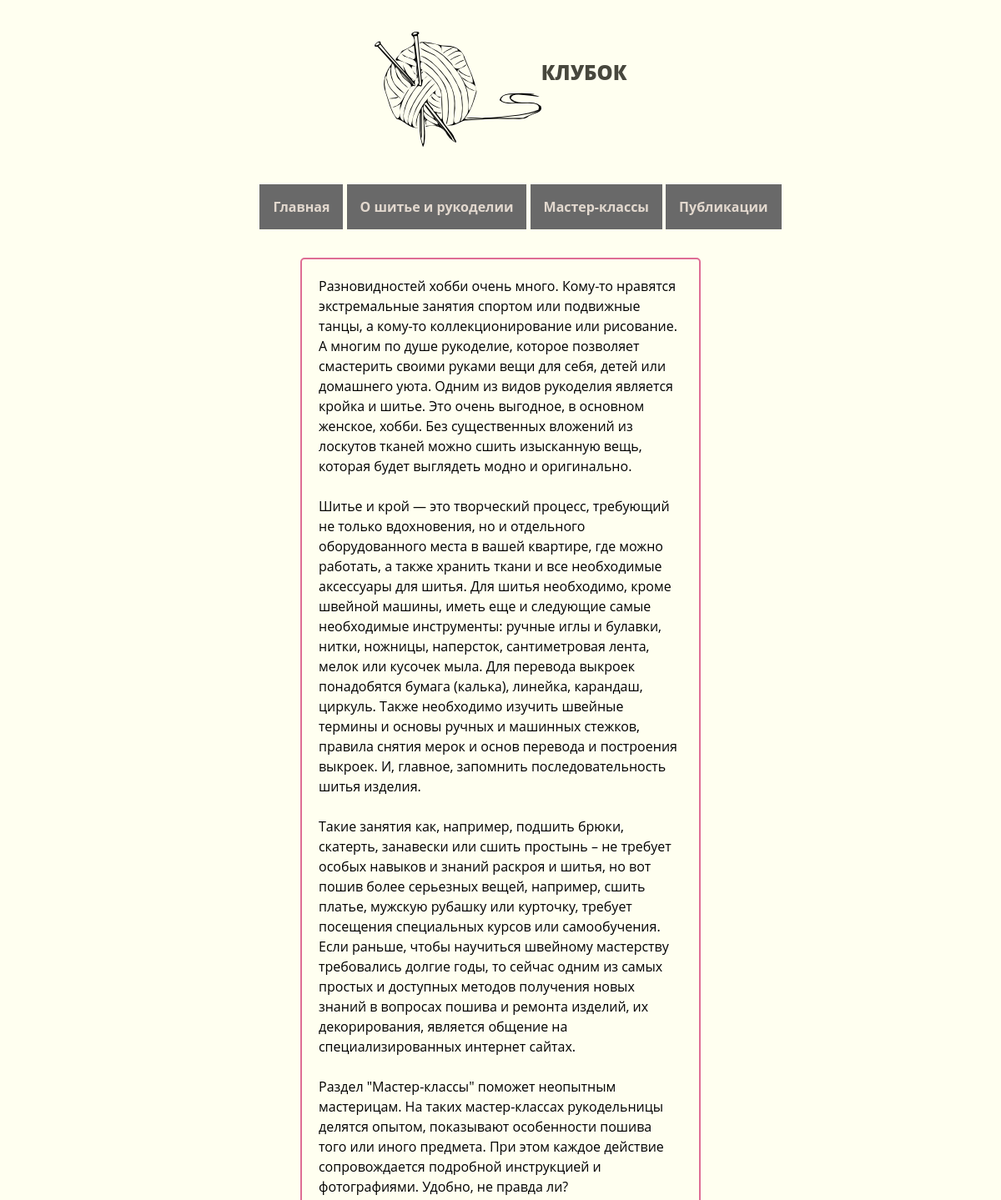
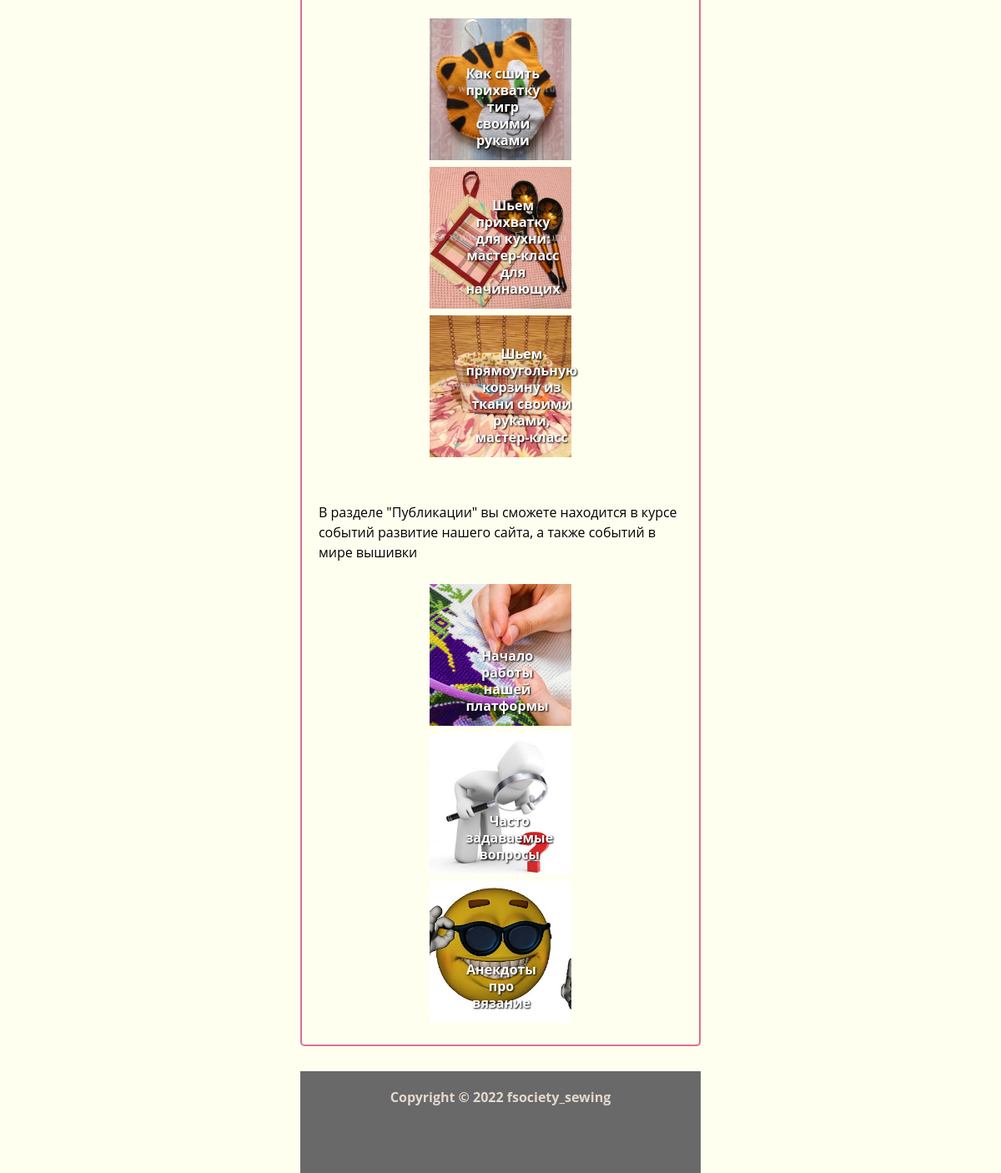
The page / on the database its author committed (2 pictures, top to bottom).
### Sewing_site/models.py (models this page shows, shortened)
class MasterClass(models.Model):
	photo_of_preview_master_class = models.ImageField("Изображение заставки мастеркласс", upload_to = 'photo_of_preview_masterclass/')
	date_of_master_class = models.DateField("Дата публикации", default = date.today)
	title_of_master_class = models.CharField("Название мастер класса", max_length = 64)
	text_of_master_class = models.TextField("Текст к изображению")
	class Meta:
		verbose_name = "Мастер-класс"
		verbose_name_plural = "Мастер-классы"

class Post(models.Model):
	photo_of_preview_post = models.ImageField("Изображение заставки статьи", upload_to = 'photo_of_preview_post/' )
	date_of_post = models.DateField("Дата статьи", default = date.today)
	name_of_post = models.CharField("Название статьи", max_length = 64)
	text_of_post = models.TextField("Текст статьи")
	class Meta:
		verbose_name = "Статья"
		verbose_name_plural = "Статьи"

### Sewing_site/views.py (the view)
# urls.py: path('', views.index, name = "index"),
def index(request):
	Post_list = Post.objects.all()
	MasterClass_list = MasterClass.objects.all()
	return render (request, 'Sewing_site/home.html', {'Post_list': Post_list[:3], 'MasterClass_list': MasterClass_list[:3]})

### Sewing_site/templates/Sewing_site/home.html (shortened to what this page needs)
{% extends 'Sewing_site/base.html' %}
{% block content%}
<div class = "content-text">
<p>Разновидностей хобби очень много. Кому-то нравятся экстремальные занятия спортом или подвижные танцы, а кому-то коллекционирование или рисование. А многим по душе рукоделие, которое позволяет смастерить своими руками вещи для себя, детей или домашнего уюта. Одним из видов рукоделия является кройка и шитье. Это очень выгодное, в основном женское, хобби. Без существенных вложений из лоскутов тканей можно сшить изысканную вещь, которая будет выглядеть модно и оригинально.<br><br>
Шитье и крой — это творческий процесс, требующий не только вдохновения, но и отдельного оборудованного места в вашей квартире, где можно работать, а также хранить ткани и все необходимые аксессуары для шитья. Для шитья необходимо, кроме швейной машины, иметь еще и следующие самые необходимые инструменты: ручные иглы и булавки, нитки, ножницы, наперсток, сантиметровая лента, мелок или кусочек мыла. Для перевода выкроек понадобятся бумага (калька), линейка, карандаш, циркуль. Также необходимо изучить швейные термины и основы ручных и машинных стежков, правила снятия мерок и основ перевода и построения выкроек. И, главное, запомнить последовательность шитья изделия.<br><br>
Такие занятия как, например, подшить брюки, скатерть, занавески или сшить простынь – не требует особых навыков и знаний раскроя и шитья, но вот пошив более серьезных вещей, например, сшить платье, мужскую рубашку или курточку, требует посещения специальных курсов или самообучения. Если раньше, чтобы научиться швейному мастерству требовались долгие годы, то сейчас одним из самых простых и доступных методов получения новых знаний в вопросах пошива и ремонта изделий, их декорирования, является общение на специализированных интернет сайтах.<br><br>
Раздел "Мастер-классы" поможет неопытным мастерицам. На таких мастер-классах рукодельницы делятся опытом, показывают особенности пошива того или иного предмета. При этом каждое действие сопровождается подробной инструкцией и фотографиями. Удобно, не правда ли?<br><br>
</p>
<div class = "home-photo-position">
{% for master_class in MasterClass_list %}
<div class = "container">
  <a  href = "master-class-details/{{ master_class.id }}">
  <img src="{{ master_class.photo_of_preview_master_class.url }}" class="home-img-master-class-preview" alt="{{master_class.title_of_master_class}}">
  </a>
  <div class = "bottom-left">
    {{ master_class.title_of_master_class }}
  </div>
</div>
{% endfor %}
</div>
<br><br>
В разделе "Публикации" вы сможете находится в курсе событий развитие нашего сайта, а также событий в мире вышивки<br><br>
<div class = "home-photo-position">
{% for post in Post_list %}
<div class = "container">
  <a  href = "post-details/{{ post.id }}">
  <img src="{{ post.photo_of_preview_post.url }}" class="home-img-master-class-preview" alt="{{ post.name_of_post}}">
  </a>
  <div class = "bottom-left">
    {{ post.name_of_post }}
  </div>
</div>
{% endfor %}
</div>
{% endblock %}

### Sewing_site/static/Sewing_site/style.css (style rules this page uses)
* { margin: 0; padding: 0; box-sizing: border-box; }
.home-img-master-class-preview { height : 170px; width : 170px; object-fit: cover; object-position: 50% 50%; }
a { text-decoration: none; }
.container { display: flex; flex-direction: row; flex-wrap: wrap; justify-content: center; padding: 2%; }
html,body { font-family: 'Open Sans', sans-serif; height: 100%; }
body { background: #FFFFF0; }
.content-text { line-height: 1.5; border:2px solid #de6d94; margin: 30px 34.5% 30px 34.5%; border-radius: 5px; padding: 20px; }
.container { position: relative; text-align: center; color: white; padding: 2px }
.bottom-left { position: absolute; bottom: 20px; text-shadow: 1px 1px 2px black; font-weight: bold; text-decoration: none; }
.home-photo-position { display: flex; justify-content: center; line-height: 1.25; }
@media screen and (max-width: 1750px) { .content-text { line-height: 1.5; border:2px solid #de6d94; margin: 30px 30% 30px 30%; border-radius: 5px; padding: 20px; } }
@media screen and (max-width: 1750px) { .container { display: flex; flex-direction: column; } }
@media screen and (max-width: 1750px) { .home-photo-position { display: flex; flex-direction: column; } }
@media screen and (max-width: 1750px) { .bottom-left { position: absolute; bottom: 20px; margin-left: 40%; margin-right: 40%; text-shadow: 1px 1px 2px black; font-weight: bold; text-decoration: none; } }

### rows shown on the page
MasterClass: photo_of_preview_master_class (picture), title_of_master_class "Как сшить прихватку тигр своими руками"
MasterClass: photo_of_preview_master_class (picture), title_of_master_class "Шьем прихватку для кухни: мастер-класс для начинающих"
MasterClass: photo_of_preview_master_class (picture), title_of_master_class "Шьем прямоугольную корзину из ткани своими руками, мастер-класс"
Post: photo_of_preview_post (picture), name_of_post "Начало работы нашей платформы"
Post: photo_of_preview_post (picture), name_of_post "Часто задаваемые вопросы"
Post: photo_of_preview_post (picture), name_of_post "Анекдоты про вязание"
